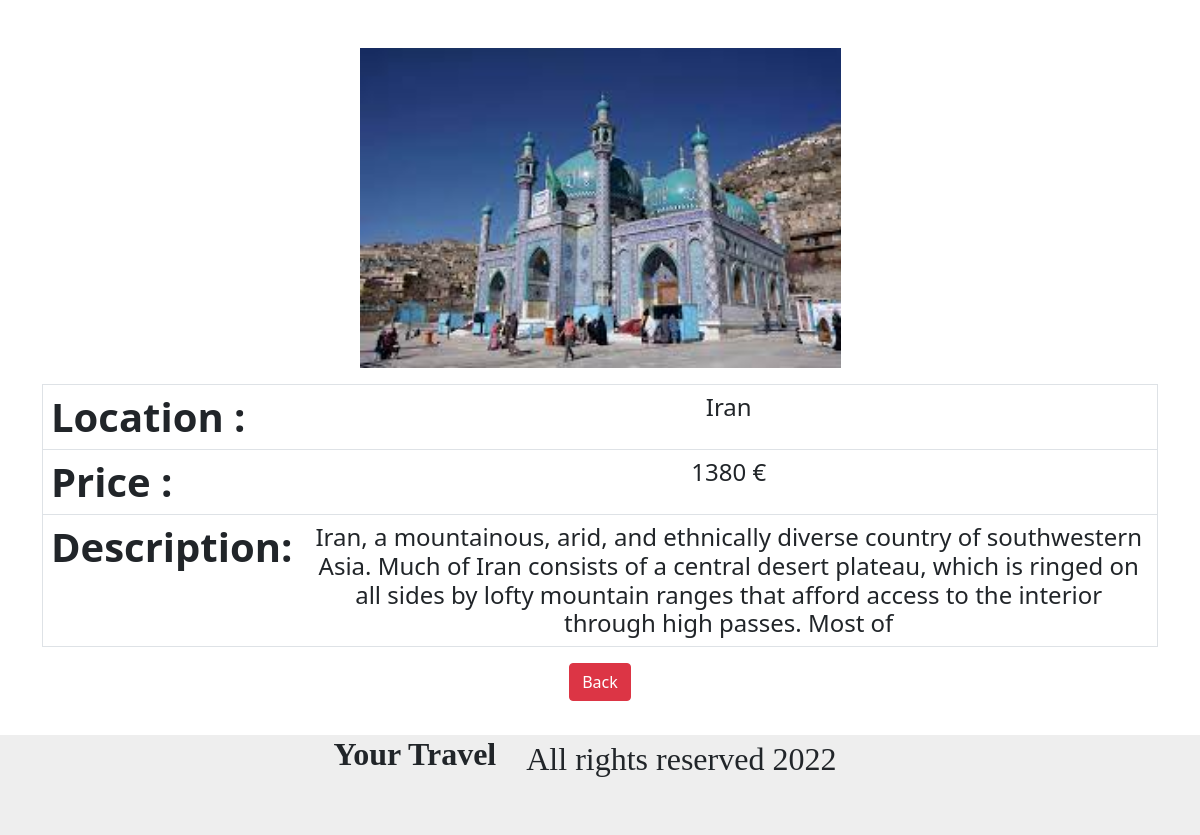
/more.php?id=4, run on the app's committed database.
### tables this page shows
CREATE TABLE `trips` (
  `id` int(25) NOT NULL,
  `picture` varchar(255) NOT NULL,
  `location` varchar(150) NOT NULL,
  `price` varchar(11) NOT NULL,
  `description` varchar(250) NOT NULL
);

### more.php (the view, shortened to what this page needs)
<?php
require_once 'actions/db_connect.php';
if ($_GET['id']) {
    $id = $_GET['id'];
    $sql = "SELECT * FROM trips WHERE id = $id" ;
    $result = mysqli_query($conn,$sql);
    if(mysqli_num_rows($result)== 1) {
        $data=mysqli_fetch_assoc($result);
    } else {
        header("location: error.php");
    }
 } else {
    header( "location: error.php");
 }
?>
<!DOCTYPE html>
<html lang="en">
<head>
    <link rel="stylesheet" href="HTML/style.css">
    <link href="https://cdn.jsdelivr.net/npm/bootstrap@5.1.3/dist/css/bootstrap.min.css" rel="stylesheet">
</head>
<body>
    <div class="d-flex justify-content-center align-items-center mt-5 mb-2"
     style="background-image: url(pictures/<?php echo $data["picture"]?>); height: 40vh;
     background-size: contain; background-repeat: no-repeat; background-position: center;">
    </div>
    <div class="container">
        <div class="class=d-flex flex-column align-items-center py-2">
            <table class='table border border-4-light'>
                <tr>
                    <th class="h1 fw-bold ">Location :</th>
                    <td class="h4 text-center "><?php echo $data['location']?></td>
                </tr>
                <tr>
                    <th class="h1 fw-bold ">Price :</th>
                    <td class="h4 text-center "><?php echo $data['price'] ?> €</td>
                </tr>
                <tr>
                    <th class="h1 fw-bold ">Description:</th>
                    <td class="h4 text-center "> <?php echo $data['description']?> </td>
                </tr>
            </table>
            <div class="d-flex justify-content-center my-3">
                <a href="index.php" class='btn btn-danger'>Back</a>
            </div>
        </div>
    </div>
    <?php
        require_once 'HTML/footer.php';
    ?>
</body>
</html>

### HTML/style.css (style rules this page uses)
* { margin: 0; padding: 0; box-sizing: border-box; }
.container { margin: 0 auto; padding-left: 15px; padding-right: 15px; }

### data on the page
trips: picture (picture), location "Iran", price "1380", description "Iran, a mountainous, arid, and ethnically diverse country of southwestern Asia. Much of Iran consists of a central desert plateau, which is ringed on all sides by lofty mountain ranges that afford access to the interior through high passes. Most of"
